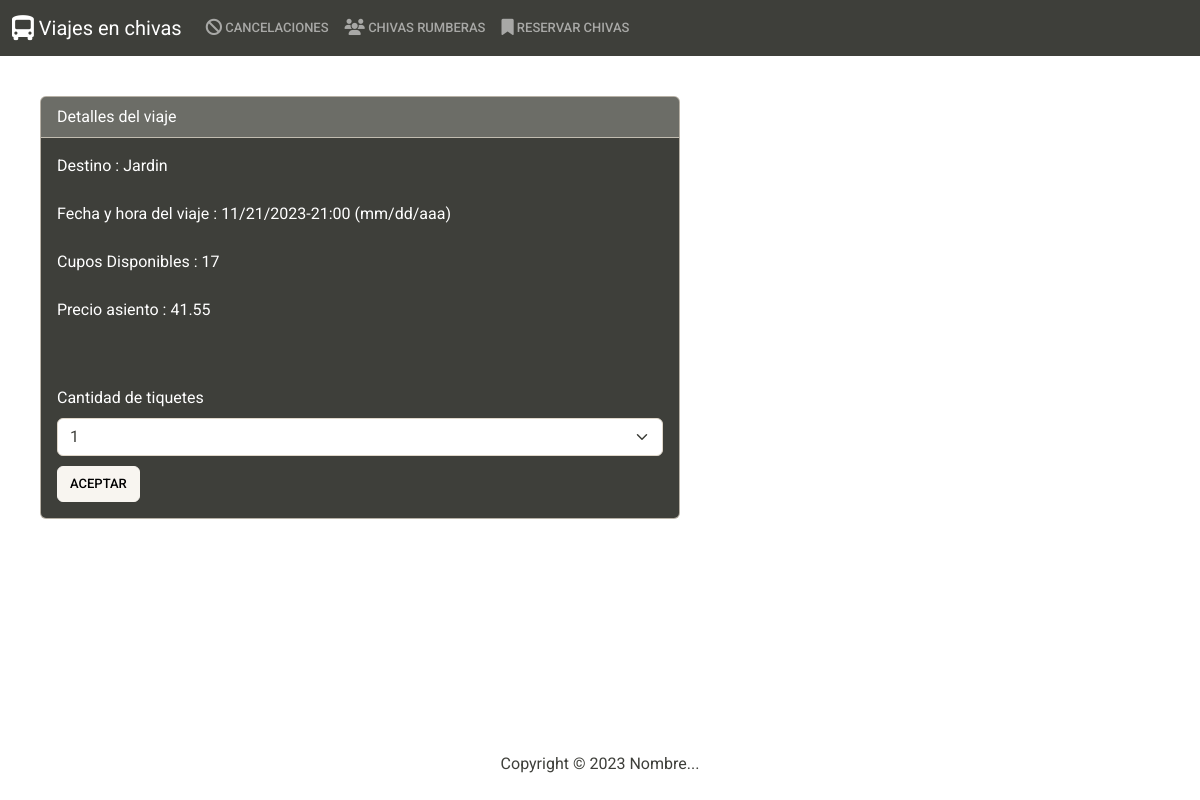
The app's page /comprarTiquete/1/, older data.
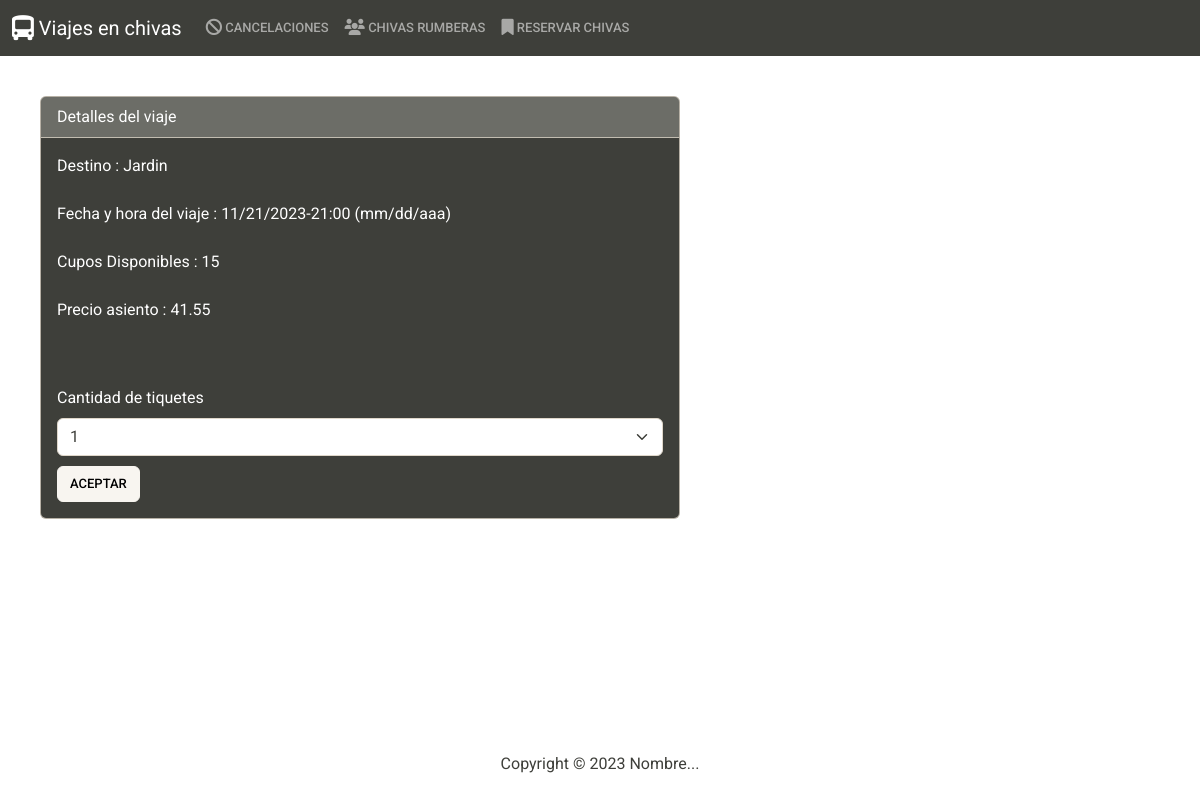
The same page, newer data.
### app/models.py (models this page shows, shortened)
class Viajes(models.Model):
    destino = models.CharField(max_length=30)
    fecha_salida = models.CharField(max_length=20)
    asientos_disponibles = models.PositiveIntegerField()
    estado_actual = models.CharField(max_length=10)
    chiva_asignada = models.CharField(max_length=20)
    precio_asiento = models.FloatField()
    conductor_asignado = models.CharField(max_length=20)

### app/views.py (the view)
# urls.py: path('comprarTiquete/<int:viaje_id>/',views.comprarTiquete, name="comprarTiquete"),
def comprarTiquete(request, viaje_id):
    viaje = get_object_or_404(Viajes, id=viaje_id)
    return render(request, 'comprarTiquete.html', {'viaje': viaje})

### app/templates/comprarTiquete.html (shortened to what this page needs)
{% extends "base.html" %}
{% block body %}
<div style="padding-top: 20px;">
    <div class="row mx-3" style="padding-top: 20px;">
        <div class="col">
            <div class="col ml-3 card text-white bg-dark mb-3" style="max-width: 40rem;">
                <div class="card-header">Detalles del viaje</div>
                <div class="card-body">
                    <p class="card-text">
                        Destino                :     {{ viaje.destino }} <br></br>
                        Fecha y hora del viaje :     {{ viaje.fecha_salida }} (mm/dd/aaa) <br></br>
                        Cupos Disponibles      :     {{ viaje.asientos_disponibles }} <br></br>
                        Precio asiento         :     {{ viaje.precio_asiento }} <br></br>
                    </p>
                    <div class="form-group">
                        <label for="exampleSelect1" class="form-label mt-4">Cantidad de tiquetes</label>
                        <form method="post" action="{% url 'cantidadTiquetes' %}">
                            <select name="selectField" class="form-select" id="exampleSelect1" fdprocessedid="bcew33">
                                {% with viaje.asientos_disponibles|add:"0" as asientos %}
                                {% for i in ''|rjust:asientos %}
                                    <option>{{ forloop.counter }}</option>
                                {% endfor %}
                                {% endwith %}
                            </select>
                            <div style="padding-top: 10px;">
                                <button type="submit" class="btn btn-light" fdprocessedid="rcrzlb">Aceptar</button>
                            </div>
                        </form>
                    </div>
                </div>
            </div>
        </div>
    </div>
</div>
{% endblock body %}

Row changes from the older to the newer data that the page shows:
changed Viajes "Jardin": asientos_disponibles "17" → "15"
